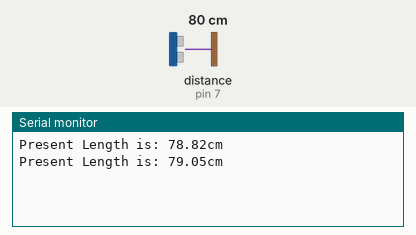
The sketch below on a simulated Arduino Uno, built with avr-gcc and run on an emulated ATmega328P. Parts: the last lines printed to the serial monitor. Wiring (inferred from the names in the program): ultrasonic range finder: trigger pin 8; echo pin 7. The test bench sets the inputs (shaded band); at power-on: distance to the obstacle (sensor on pin 7) 80 cm. The echo pulse lasts 58.3 µs per cm.

Above: at 1.8 s.
1.9 s: distance to the obstacle (sensor on pin 7) set to 2 cm
At 2.8 s:
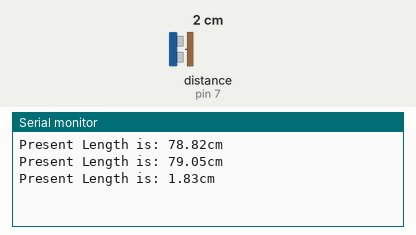
3.4 s: distance to the obstacle (sensor on pin 7) set to 4 cm
At 4.8 s:
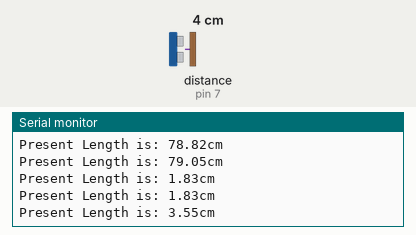
Timing chart, 0 to 6.4 s (numbered marks = the images above; inputs shaded):
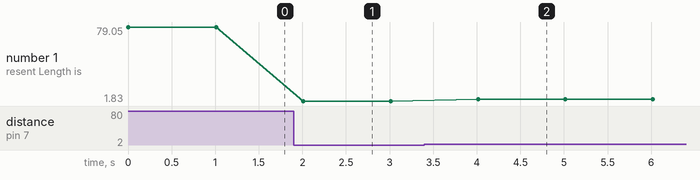

The sketch:

main.ino
```cpp
unsigned int EchoPin = 7;
unsigned int TrigPin = 8;
unsigned long Time_Echo_us = 0;

unsigned long Len_mm_X100 = 0;
unsigned long Len_Integer = 0;
unsigned int Len_Fraction = 0;


void setup()
{
  Serial.begin(9600);
  pinMode(EchoPin, INPUT);
  pinMode(TrigPin, OUTPUT);
}

void loop()
{
  digitalWrite(TrigPin, HIGH);
  delayMicroseconds(50);
  digitalWrite(TrigPin, LOW);
  Time_Echo_us = pulseIn(EchoPin, HIGH);

  if((Time_Echo_us < 60000) && (Time_Echo_us > 1))
  {

    Len_mm_X100 = (Time_Echo_us*34)/2;
    Len_Integer = Len_mm_X100/1000;
    Len_Fraction = Len_mm_X100%100;
    Serial.print("Present Length is: ");
    Serial.print(Len_Integer, DEC);
    Serial.print(".");
    if(Len_Fraction < 10)
      Serial.print("0");
    Serial.print(Len_Fraction, DEC);
    Serial.println("cm");
    delay(1000);
  }
} // End of Sketch
```

Measured:
- after the input at 1.9 s, the serial monitor: prints a new line after 0.11 s (image 1)
- after the input at 3.4 s, the serial monitor: prints a new line after 0.61 s (image 2)
- plotted number 1: 79.05 → 1.83 after the input at 1.9 s, 1.83 → 3.55 after the input at 3.4 s
